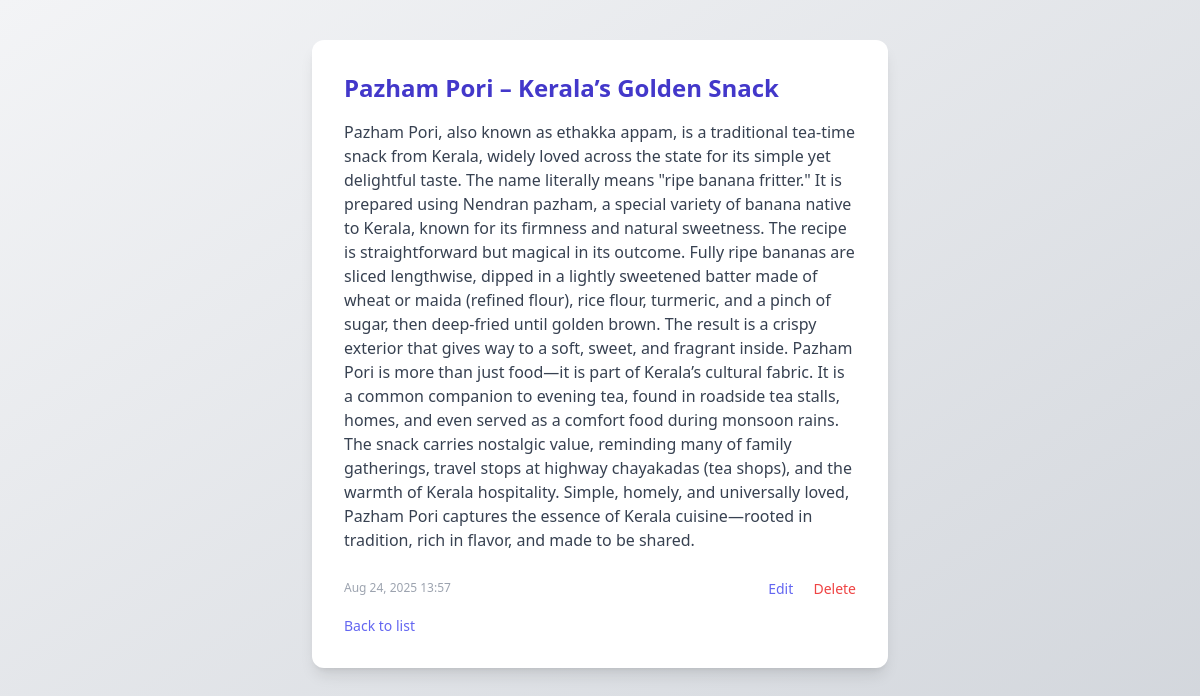
/entry/7/, run on the app's committed database.
### journal_app/apps/entries/models.py (models this page shows, shortened)
class JournalEntry(models.Model):
    title = models.CharField(max_length=255)
    content = models.TextField()
    created_at = models.DateTimeField(auto_now_add=True)
    updated_at = models.DateTimeField(auto_now=True)

### journal_app/apps/entries/views.py (the view)
# urls.py: path('entry/<int:pk>/', views.entry_detail, name='entry_detail'),
def entry_detail(request, pk):
    entry = get_object_or_404(JournalEntry, pk=pk)
    return render(request, 'entries/entry_detail.html', {'entry': entry})

### journal_app/apps/entries/templates/entries/entry_detail.html (shortened to what this page needs)
{% extends "entries/base.html" %}
{% block content %}
<div class="max-w-xl mx-auto py-10">
  <div class="bg-white rounded-xl shadow-lg p-8">
    <h1 class="text-2xl font-bold text-indigo-700 mb-4">{{ entry.title }}</h1>
    <p class="text-gray-700 mb-6">{{ entry.content }}</p>
    <div class="flex justify-between items-center">
      <span class="text-xs text-gray-400">{{ entry.created_at|date:"M d, Y H:i" }}</span>
      <div>
        <a href="{% url 'entry_update' entry.pk %}" class="text-indigo-500 hover:underline text-sm mr-4">Edit</a>
        <form action="{% url 'entry_delete' entry.pk %}" method="post" class="inline">
          <button type="submit" class="text-red-500 hover:underline text-sm">Delete</button>
        </form>
      </div>
    </div>
    <a href="{% url 'entry_list' %}" class="block mt-4 text-indigo-500 hover:underline text-sm">Back to list</a>
  </div>
</div>
{% endblock %}

### data on the page
JournalEntry: title "Pazham Pori – Kerala’s Golden Snack", content "Pazham Pori, also known as ethakka appam, is a traditional tea-time snack from Kerala, widely loved across the state for its simple yet delightful taste. The name literally means \"ripe banana fritter.\" It is prepared using Nendran pazham, a special variety of banana native to Kerala, known for its firmness and natural sweetness. The recipe is straightforward but magical in its outcome. Fully ripe bananas are sliced lengthwise, dipped in a lightly sweetened batter made of wheat or maida (refined flour), rice flour, turmeric, and a pinch of sugar, then deep-fried until golden brown. The result is a crispy exterior that gives way to a soft, sweet, and fragrant inside. Pazham Pori is more than…", created_at "Aug 24, 2025 13:57"
